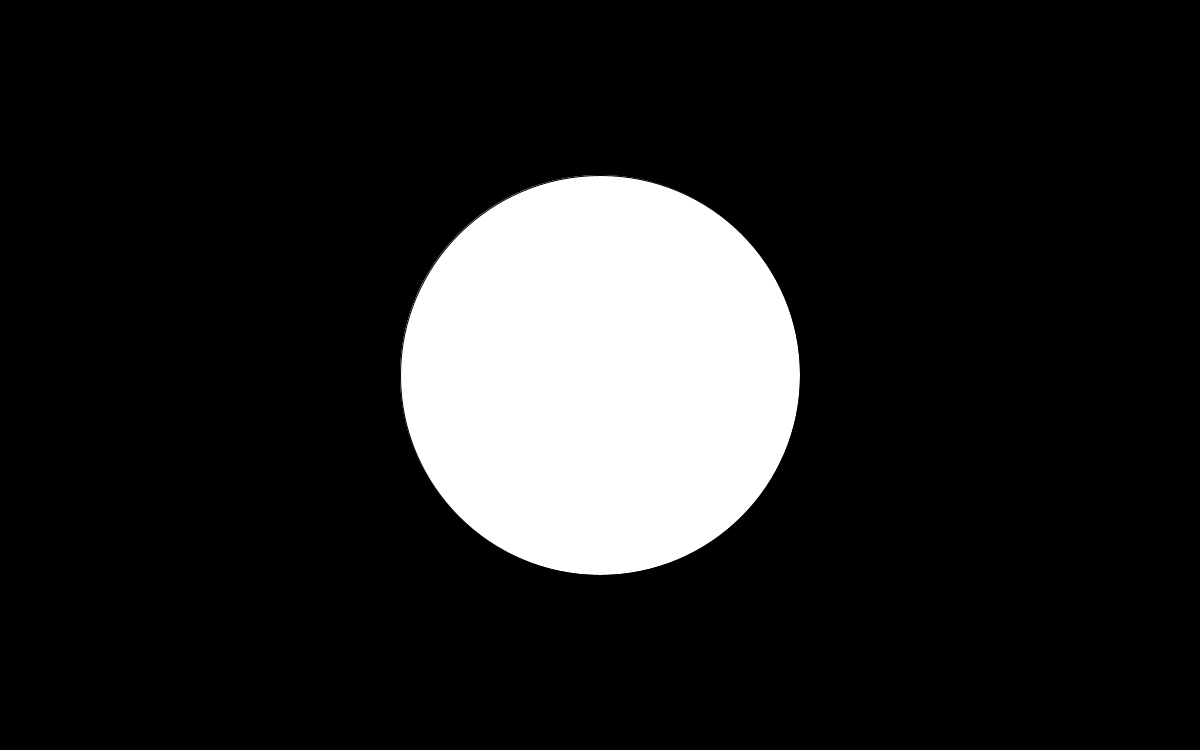
Frame 1 (no input)
Frame 60 (the mouse pressed at the canvas centre just before this capture): identical to frame 1, image omitted
Frame 120 (the mouse held since frame 60 and released just before this capture): identical to frame 1, image omitted

The Processing sketch that drew this single still picture (run headless with seeded random() and noise(); from frame 60 on, the mouse is pressed at the canvas centre):

// Processing sketch: default_start_sketch
// ── default_start_sketch.pde
void setup() {
  //fullScreen(); check fullScreen doc
  // 93.75% proportion of 1280,800
  size(1200, 750);
  pixelDensity(displayDensity());
}

void draw() {
  background(0);
  ellipse(width/2, height/2, width/3, width/3);
}
